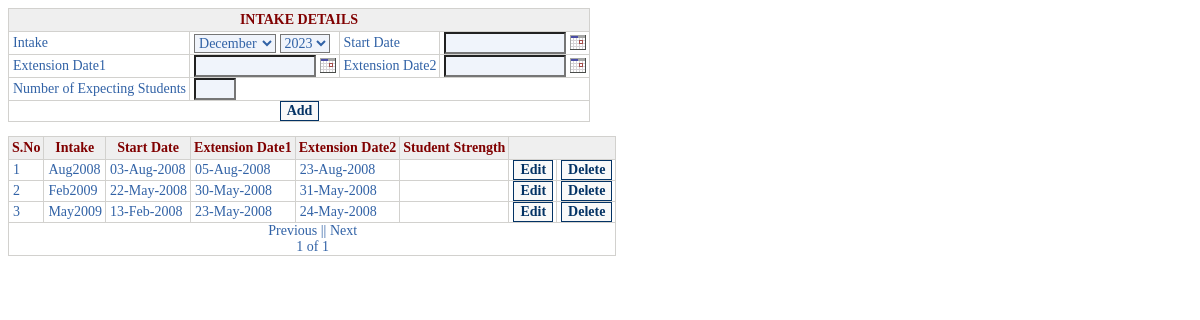
/Settings/Intake.php, run on the app's committed database.
### tables this page shows
CREATE TABLE `cohortdetails` (
  `CohortID` bigint NOT NULL AUTO_INCREMENT,
  `Intake` varchar(100) NOT NULL DEFAULT '0',
  `StartDate` date DEFAULT NULL,
  `ExtensionDate1` date DEFAULT NULL,
  `ExtensionDate2` date DEFAULT NULL,
  PRIMARY KEY (`CohortID`,`Intake`)
);

### Settings/Intake.php (the view, shortened to what this page needs)
<html><head><title>Intake Details</title></head>
<link href="../Style/heoscss.css" rel="stylesheet" type="text/css">
<?php
print "<form method=post name=Intakedetails>
<table border=0 cellspacing=1 cellpadding=0><tr><th align=center colspan=4>INTAKE DETAILS</th></tr>
<tr><td>Intake</td><td><select name=Month id=Month>";
$year=date('Y'); $month=date('n');
$a=array('January','February','March','April','May','June','July','August','September','October','November','December');
$a1=array('Jan','Feb','Mar','Apr','May','Jun','Jul','Aug','Sep','Oct','Nov','Dec');
foreach($a as $key=>$value) if($month-1 == $key) echo "<option value=$a1[$key] selected>$value</option>"; else echo "<option value=$a1[$key]>$value</option>";
echo "</select>
<select name=Intake id=Intake onChange=\"return xajax_IntakeMast(document.getElementById('Month').value,document.getElementById('Intake').value);\">"; for($i=$year-5;$i<$year+5;$i++) if($year==$i) echo "<option value=$i selected>$i</option>"; else echo "<option value=$i>$i</option>"; echo "</select></td>
<td>Start Date</td><td><input type=text name=StartDate id=StartDate size=12 readonly>&nbsp;<a href=javascript:NewCal('StartDate','ddmmmyyyy')><img src=../Images/cal.gif alt=Pick a date width=16 height=16 border=0></a></td></tr>
<tr><td>Extension Date1</td><td><input type=text name=ExtensionDate1 id=ExtensionDate1 size=12 readonly>&nbsp;<a href=javascript:NewCal('ExtensionDate1','ddmmmyyyy')><img src=../Images/cal.gif alt=Pick a date width=16 height=16 border=0></a></td>
<td>Extension Date2</td><td><input type=text name=ExtensionDate2 id=ExtensionDate2 size=12 readonly>&nbsp;<a href=javascript:NewCal('ExtensionDate2','ddmmmyyyy')><img src=../Images/cal.gif alt=Pick a date width=16 height=16 border=0></a></td> </tr>
<tr><td>Number of Expecting Students</td><td colspan=3><input type=text name=studentstrength id=studentstrength size=2 maxlength=3></td></tr>
<tr><td colspan=4 align=center>
<input type=submit id=submitForm name=submit  value=Add></td></tr></table></form>\n";
if(!isset($_POST['edit']) && !isset($_POST['cancelbutton']) && !isset($_POST['deleteButton']) && !isset($_POST['updateButton']) && !isset($_POST['submit']))
{
CohortDetailsfill();
}
function CohortDetailsfill()
{
if(!isset($_GET['page']))
{
@$cat=$_GET['cat'];
if(strlen($cat)==0)
{
$page=1;
fillPage($page);
}
}
else
{
$page = $_GET['page'];
$_SESSION['pagevalueForCohort']=$page;
fillPage($page);
}
}
function fillPage($page)
{
$page  = (int) $page;
$limit = 10;
$result = mysql_query("select count(*) from cohortdetails");
$total = mysql_result($result, 0);
$pager  = getPagerData($total, $limit, $page);
if($total==0){$offset=0;}
else{$offset = $pager->offset;}
$limit  = $pager->limit;
$page   = $pager->page;
$query="select * from cohortdetails order by Intake limit $offset,$limit";
$queryExec=mysql_query($query);
if(mysql_num_rows($queryExec)>0){
print "<form method=post><table border=0 cellspacing=1 cellpadding=0>
<tr><th>S.No</th><th>Intake</th><th>Start Date</th><th>Extension Date1</th>
<th>Extension Date2</th><th>Student Strength</th><th colspan=2></th></tr>";
$sno=1;
while($Fetch=mysql_fetch_array($queryExec))
{
$CohortID=$Fetch["CohortID"];
$Intake=$Fetch["Intake"];
$StartDate=$Fetch["StartDate"]; $startdate=date('d-M-Y',strtotime($StartDate));
$ExtensionDate1=$Fetch["ExtensionDate1"];$ExtensionDate1=date('d-M-Y',strtotime($ExtensionDate1));
$ExtensionDate2=$Fetch["ExtensionDate2"]; $ExtensionDate2=date('d-M-Y',strtotime($ExtensionDate2));
$studentstrength=$Fetch["studentstrength"];
print "<tr><td name=d[] value=$sno class=balanceheaderrow>$sno</td>
<td>$Intake</td><td>$startdate</td><td>$ExtensionDate1</td><td>$ExtensionDate2</td><td>$studentstrength</td>
<input type=hidden name=CohortID[] value=$CohortID><td>
<input type=submit id=edit name=edit[$Intake] value=Edit></td>
<td><input type=submit id=deleteButton name=deleteButton[$Intake]  value=Delete></td></tr>\n";
$sno=$sno+1;
}
print "<tr><td align=center colspan=8>\n";
if ($page == 1)
echo "Previous";
else
echo "<a href=Intakedetails.php?page=" . ($page - 1) . ">Previous</a>";
print " ||  \n";
if ($page == $pager->numPages)
echo "Next";
else
echo "<a href=Intakedetails.php?page=" . ($page + 1) . ">Next</a>";
print "<br>$page of $pager->numPages</td></tr></table></form>\n";
}
}
function getPagerData($numHits, $limit, $page)
{
$numHits  = (int) $numHits;
$limit    = max((int) $limit, 1);
$page     = (int) $page;
$numPages = ceil($numHits / $limit);
$page = max($page, 1);
$page = min($page, $numPages);
$offset = ($page - 1) * $limit;
$ret = new stdClass;
$ret->offset   = $offset;
$ret->limit    = $limit;
$ret->numPages = $numPages;
$ret->page     = $page;
return $ret;
}
?>
</body></html>

### Style/heoscss.css (style rules this page uses)
* { font-family:Calibri; // System, Verdana, Arial, Helvetica, sans-serif, Lucida Fax, Lucida Sans, Courier New; font-size:14px; // 11px font-weight:800; }
table { background:#D2D1CE; // #FFFFFF; }
tr { background:#ffffff; color:#3162A6; // 3162A6 }
th { background:#efefef; color:#800000; padding:3px; font-weight:600; }
td { padding-left:4px; padding-right:3px; background:#ffffff; vertical-align:middle; }
input[type="text"] { background:#F0F4FB; color:#3162A6; }
select { background:#F0F4FB; color:#3162A6; }
input[type="submit"],input[type="button"] { background-color:#F9F9F9; border:solid; border-width:1px; border-color:#033264; color:#033264; font-weight:800; }
a { vertical-align:text-bottom; }

### data on the page
cohortdetails: Intake "Aug2008", StartDate "03-Aug-2008", ExtensionDate1 "05-Aug-2008", ExtensionDate2 "23-Aug-2008"
cohortdetails: Intake "Feb2009", StartDate "22-May-2008", ExtensionDate1 "30-May-2008", ExtensionDate2 "31-May-2008"
cohortdetails: Intake "May2009", StartDate "13-Feb-2008", ExtensionDate1 "23-May-2008", ExtensionDate2 "24-May-2008"

### other printed values
$page "1"
$pager->numPages "1"
form field Month "December"
form field Intake "2023"
